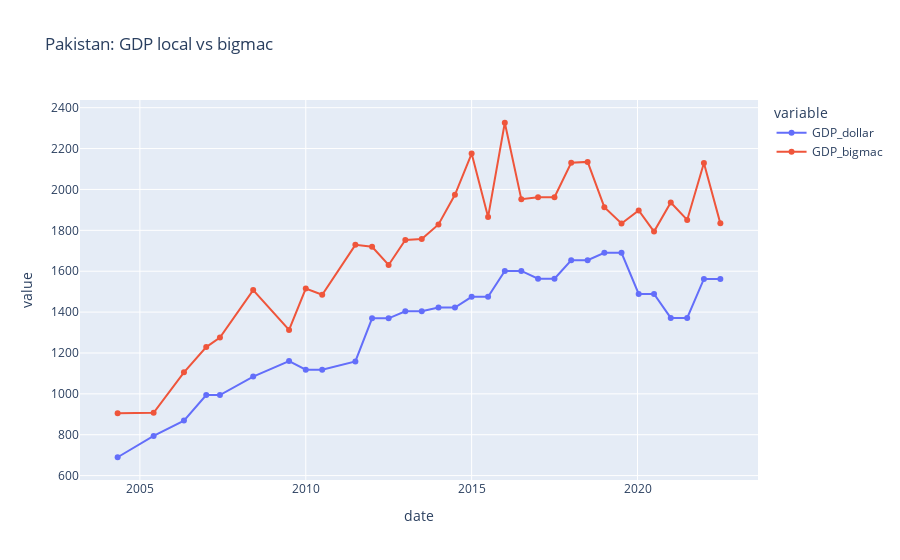

Notebook code cell kept with this figure:
### Markdown cell above
And presto, we have a gdp per big mac, which for most countries is significantly different from each other. A couple of plots to eyeball this:

### Code cell
#| code-fold: true
country = "Pakistan"
df = %sql select * from bigmac where name in ('{{country}}')
fig = px.line(df, x="date", y=["GDP_dollar", "GDP_bigmac"], 
              title=f"{country}: GDP local vs bigmac",
              markers=True)
fig.show()

### Figure 1 — Plotly figure (JSON) as saved in the notebook; plotly's stock layout.template omitted (floating-point values rounded to 4 significant figures)
{"data": [{"hovertemplate": "variable=GDP_dollar<br>date=%{x}<br>value=%{y}<extra></extra>", "legendgroup": "GDP_dollar", "line": {"color": "#636efa", "dash": "solid"}, "marker": {"symbol": "circle"}, "mode": "lines+markers", "name": "GDP_dollar", "orientation": "v", "showlegend": true, "type": "scatter", "x": ["2004-05-01T00:00:00", "2005-06-01T00:00:00", "2006-05-01T00:00:00", "2007-01-01T00:00:00", "2007-06-01T00:00:00", "2008-06-01T00:00:00", "2009-07-01T00:00:00", "2010-01-01T00:00:00", "2010-07-01T00:00:00", "2011-07-01T00:00:00", "2012-01-01T00:00:00", "2012-07-01T00:00:00", "2013-01-01T00:00:00", "2013-07-01T00:00:00", "2014-01-01T00:00:00", "2014-07-01T00:00:00", "2015-01-01T00:00:00", "2015-07-01T00:00:00", "2016-01-01T00:00:00", "2016-07-01T00:00:00", "2017-01-01T00:00:00", "2017-07-01T00:00:00", "2018-01-01T00:00:00", "2018-07-01T00:00:00", "2019-01-01T00:00:00", "2019-07-09T00:00:00", "2020-01-14T00:00:00", "2020-07-01T00:00:00", "2021-01-01T00:00:00", "2021-07-01T00:00:00", "2022-01-01T00:00:00", "2022-07-01T00:00:00"], "xaxis": "x", "y": [689.8, 793.9, 869.2, 994.4, 994.4, 1084.0, 1160.0, 1118.0, 1118.0, 1158.0, 1369.0, 1369.0, 1404.0, 1404.0, 1422.0, 1422.0, 1475.0, 1475.0, 1602.0, 1602.0, 1563.0, 1563.0, 1653.0, 1653.0, 1690.0, 1690.0, 1489.0, 1489.0, 1371.0, 1371.0, 1562.0, 1562.0], "yaxis": "y"}, {"hovertemplate": "variable=GDP_bigmac<br>date=%{x}<br>value=%{y}<extra></extra>", "legendgroup": "GDP_bigmac", "line": {"color": "#EF553B", "dash": "solid"}, "marker": {"symbol": "circle"}, "mode": "lines+markers", "name": "GDP_bigmac", "orientation": "v", "showlegend": true, "type": "scatter", "x": ["2004-05-01T00:00:00", "2005-06-01T00:00:00", "2006-05-01T00:00:00", "2007-01-01T00:00:00", "2007-06-01T00:00:00", "2008-06-01T00:00:00", "2009-07-01T00:00:00", "2010-01-01T00:00:00", "2010-07-01T00:00:00", "2011-07-01T00:00:00", "2012-01-01T00:00:00", "2012-07-01T00:00:00", "2013-01-01T00:00:00", "2013-07-01T00:00:00", "2014-01-01T00:00:00", "2014-07-01T00:00:00", "2015-01-01T00:00:00", "2015-07-01T00:00:00", "2016-01-01T00:00:00", "2016-07-01T00:00:00", "2017-01-01T00:00:00", "2017-07-01T00:00:00", "2018-01-01T00:00:00", "2018-07-01T00:00:00", "2019-01-01T00:00:00", "2019-07-09T00:00:00", "2020-01-14T00:00:00", "2020-07-01T00:00:00", "2021-01-01T00:00:00", "2021-07-01T00:00:00", "2022-01-01T00:00:00", "2022-07-01T00:00:00"], "xaxis": "x", "y": [905.0, 907.4, 1105.0, 1229.0, 1275.0, 1508.0, 1313.0, 1515.0, 1485.0, 1729.0, 1719.0, 1630.0, 1753.0, 1757.0, 1829.0, 1974.0, 2176.0, 1865.0, 2326.0, 1952.0, 1962.0, 1962.0, 2130.0, 2135.0, 1913.0, 1833.0, 1898.0, 1794.0, 1936.0, 1851.0, 2129.0, 1834.0], "yaxis": "y"}], "layout": {"autosize": true, "legend": {"title": {"text": "variable"}, "tracegroupgap": 0}, "title": {"text": "Pakistan: GDP local vs bigmac"}, "xaxis": {"anchor": "y", "autorange": true, "domain": [0, 1], "range": ["2003-03-08 01:53:35.1448", "2023-08-24 22:06:24.8552"], "title": {"text": "date"}, "type": "date"}, "yaxis": {"anchor": "x", "autorange": true, "domain": [0, 1], "range": [554.8, 2461.0], "title": {"text": "value"}, "type": "linear"}}}
